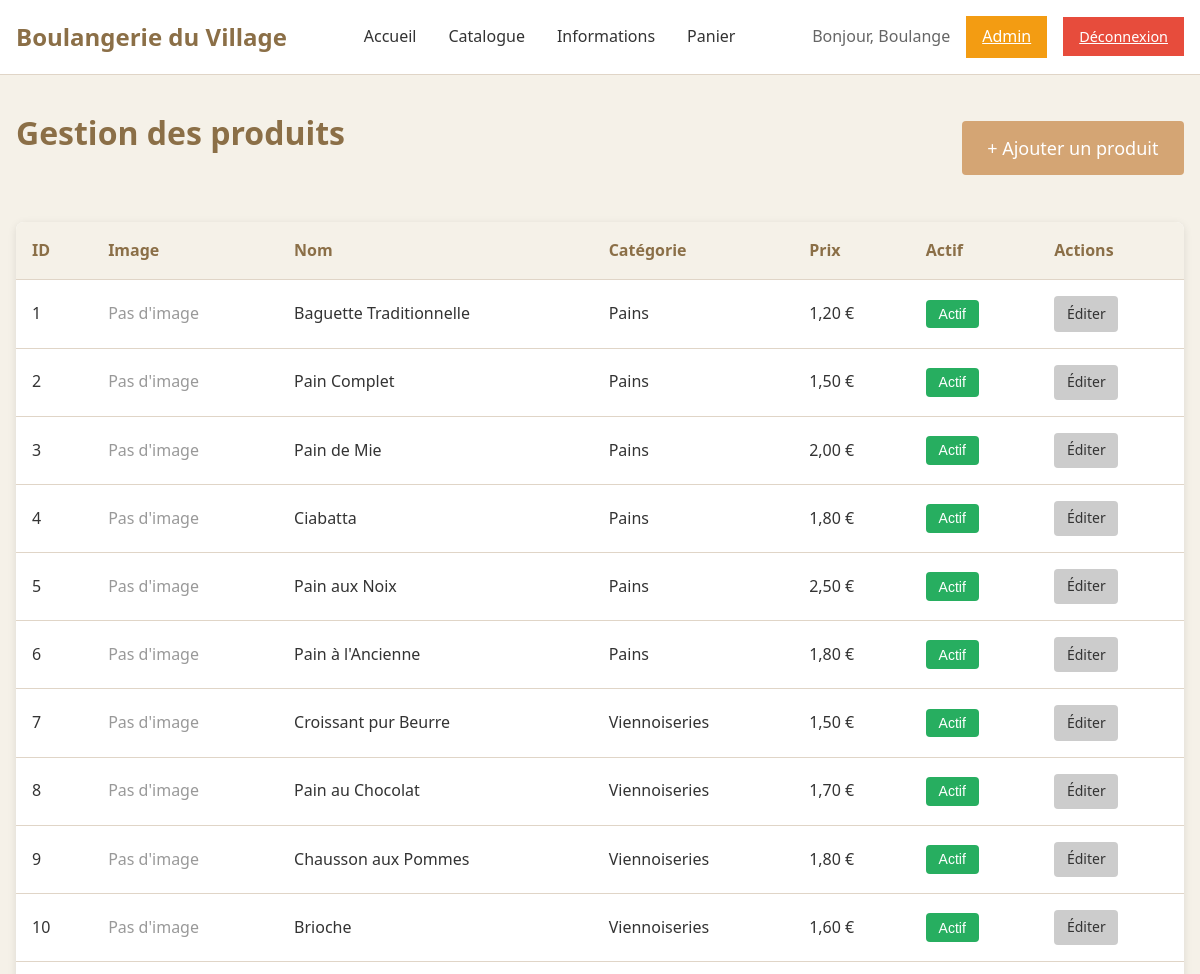
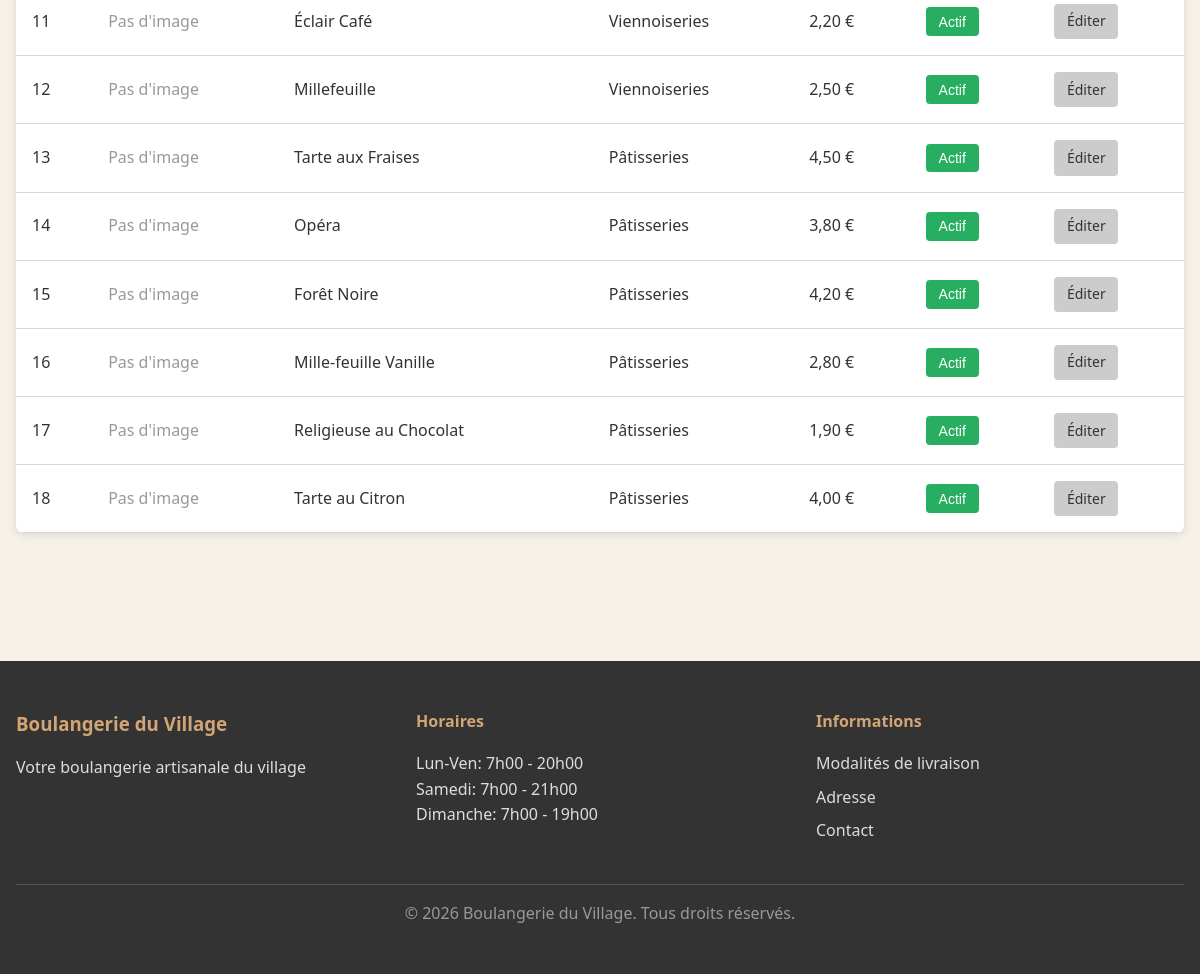
Page /public/admin/produits.php (signed in) on the committed database (2 pictures, top to bottom).
### tables this page shows
CREATE TABLE users (
    id INT PRIMARY KEY AUTO_INCREMENT,
    nom VARCHAR(100) NOT NULL,
    prenom VARCHAR(100) NOT NULL,
    email VARCHAR(150) NOT NULL UNIQUE,
    mot_de_passe VARCHAR(255) NOT NULL,
    adresse TEXT,
    telephone VARCHAR(20),
    role ENUM('client', 'admin') DEFAULT 'client',
    created_at DATETIME DEFAULT CURRENT_TIMESTAMP,
    
    INDEX idx_email (email),
    INDEX idx_role (role)
);

CREATE TABLE produits (
    id INT PRIMARY KEY AUTO_INCREMENT,
    categorie_id INT NOT NULL,
    nom VARCHAR(150) NOT NULL,
    description TEXT NOT NULL,
    prix DECIMAL(6,2) NOT NULL,
    image VARCHAR(255),
    actif TINYINT(1) DEFAULT 1,
    created_at DATETIME DEFAULT CURRENT_TIMESTAMP,
    
    FOREIGN KEY (categorie_id) REFERENCES categories(id) ON DELETE RESTRICT,
    INDEX idx_categorie (categorie_id),
    INDEX idx_actif (actif)
);

CREATE TABLE categories (
    id INT PRIMARY KEY AUTO_INCREMENT,
    nom VARCHAR(100) NOT NULL
);

### includes/auth.php (called while the page is built, shortened)
<?php
require_once __DIR__ . '/db.php';
function current_user(): ?array {
    $user = db_fetch(
        'SELECT id, email, nom, prenom, role FROM users WHERE id = ?',
        [$_SESSION['user_id']]
    );
    return $user;
}
function is_logged_in(): bool {
    return isset($_SESSION['user_id']);
}

### includes/db.php (called while the page is built, shortened)
<?php
$pdo = null;
function db_connect(): PDO {
    global $pdo;
    if ($pdo === null) {
        try {
            $pdo = new PDO(
                'mysql:host=' . DB_HOST . ';dbname=' . DB_NAME . ';charset=utf8mb4',
                DB_USER,
                DB_PASS,
                [
                    PDO::ATTR_ERRMODE => PDO::ERRMODE_EXCEPTION,
                    PDO::ATTR_DEFAULT_FETCH_MODE => PDO::FETCH_ASSOC,
                    PDO::ATTR_EMULATE_PREPARES => false
                ]
            );
        } catch (PDOException $e) {
            die('Erreur de connexion à la base de données: ' . $e->getMessage());
        }
    }
    return $pdo;
}
function db_query(string $sql, array $params = []): PDOStatement {
    $pdo = db_connect();
    $stmt = $pdo->prepare($sql);
    $stmt->execute($params);
    return $stmt;
}
function db_fetch_all(string $sql, array $params = []): array {
    return db_query($sql, $params)->fetchAll();
}
function db_fetch(string $sql, array $params = []): ?array {
    $result = db_query($sql, $params)->fetch();
    return $result ?: null;
}

### includes/functions.php (called while the page is built, shortened)
<?php
function e(string $string): string {
    return htmlspecialchars($string, ENT_QUOTES, 'UTF-8');
}
function format_price(float $price): string {
    return number_format($price, 2, ',', ' ') . ' €';
}

### public/admin/produits.php (the view, shortened to what this page needs)
<?php
require_once __DIR__ . '/../../includes/db.php';
require_once __DIR__ . '/../../includes/auth.php';
require_once __DIR__ . '/../../includes/functions.php';
$produits = db_fetch_all(
    'SELECT p.*, c.nom as categorie_nom
     FROM produits p
     JOIN categories c ON p.categorie_id = c.id
     ORDER BY p.created_at DESC'
);
require_once __DIR__ . '/../../includes/header.php';
?>
<div class="container admin-container">
    <div class="products-header">
        <h1>Gestion des produits</h1>
        <a href="<?php echo ADMIN_URL; ?>/produit_edit.php" class="btn btn-primary btn-lg">+ Ajouter un produit</a>
    </div>
    <?php if ($produits): ?>
    <table class="admin-table">
        <thead>
            <tr>
                <th>ID</th>
                <th>Image</th>
                <th>Nom</th>
                <th>Catégorie</th>
                <th>Prix</th>
                <th>Actif</th>
                <th>Actions</th>
            </tr>
        </thead>
        <tbody>
            <?php foreach ($produits as $produit): ?>
            <tr>
                <td><?php echo $produit['id']; ?></td>
                <td>
                    <?php if ($produit['image']): ?>
                    <img src="<?php echo ASSETS_WEB_PATH; ?>/img/produits/<?php echo e($produit['image']); ?>" alt="" style="max-height: 50px; max-width: 50px;">
                    <?php else: ?>
                    <span class="text-muted">Pas d'image</span>
                    <?php endif; ?>
                </td>
                <td><?php echo e($produit['nom']); ?></td>
                <td><?php echo e($produit['categorie_nom']); ?></td>
                <td><?php echo format_price($produit['prix']); ?></td>
                <td>
                    <form method="POST" style="display: inline;">
                        <button type="submit" class="btn btn-sm <?php echo $produit['actif'] ? 'btn-success' : 'btn-danger'; ?>">
                            <?php echo $produit['actif'] ? 'Actif' : 'Inactif'; ?>
                        </button>
                    </form>
                </td>
                <td>
                    <a href="<?php echo ADMIN_URL; ?>/produit_edit.php?id=<?php echo $produit['id']; ?>" class="btn btn-sm btn-secondary">Éditer</a>
                </td>
            </tr>
            <?php endforeach; ?>
        </tbody>
    </table>
    <?php else: ?>
    <p>Aucun produit pour le moment.</p>
    <?php endif; ?>
</div>
<?php require_once __DIR__ . '/../../includes/footer.php'; ?>

### includes/header.php (shortened to what this page needs)
<?php
require_once __DIR__ . '/auth.php';
require_once __DIR__ . '/functions.php';
$user = current_user();
?>
<!DOCTYPE html>
<html lang="fr">
<head>
    <link rel="stylesheet" href="<?php echo ASSETS_WEB_PATH; ?>/css/style.css">
</head>
<body>
    <header class="main-header">
        <div class="container">
            <div class="header-content">
                <a href="<?php echo PUBLIC_URL; ?>/index.php" class="logo">
                    <h1><?php echo APP_NAME; ?></h1>
                </a>
                <nav class="main-nav">
                    <ul>
                        <li><a href="<?php echo PUBLIC_URL; ?>/index.php">Accueil</a></li>
                        <li><a href="<?php echo PUBLIC_URL; ?>/catalogue.php">Catalogue</a></li>
                        <li><a href="<?php echo PUBLIC_URL; ?>/informations.php">Informations</a></li>
                        <li><a href="<?php echo PUBLIC_URL; ?>/panier.php" class="panier-link">
                            Panier
                        </a></li>
                    </ul>
                </nav>
                <div class="user-menu">
                    <?php if ($user): ?>
                        <span class="greeting">Bonjour, <?php echo e($user['prenom']); ?></span>
                        <?php if ($user['role'] === 'admin'): ?>
                            <a href="<?php echo ADMIN_URL; ?>/index.php" class="btn-admin">Admin</a>
                        <?php endif; ?>
                        <a href="<?php echo PUBLIC_URL; ?>/deconnexion.php" class="btn-logout">Déconnexion</a>
                    <?php else: ?>
                        <a href="<?php echo PUBLIC_URL; ?>/connexion.php" class="btn-login">Connexion</a>
                        <a href="<?php echo PUBLIC_URL; ?>/inscription.php" class="btn-register">Inscription</a>
                    <?php endif; ?>
                </div>
            </div>
        </div>
    </header>
    <main class="main-content">

### assets/css/style.css (style rules this page uses)
:root { --primary-color: #d4a574; --secondary-color: #8b6f47; --text-dark: #333; --text-light: #666; --bg-light: #f5f1e8; --bg-white: #ffffff; --border-color: #e0d5c7; --success-color: #27ae60; --danger-color: #e74c3c; --warning-color: #f39c12; --spacing-unit: 1rem; }
* { margin: 0; padding: 0; box-sizing: border-box; }
html { font-size: 16px; }
body { font-family: 'Segoe UI', Tahoma, Geneva, Verdana, sans-serif; color: var(--text-dark); background-color: var(--bg-light); line-height: 1.6; }
.container { max-width: 1200px; margin: 0 auto; padding: 0 var(--spacing-unit); }
.main-header { background-color: var(--bg-white); border-bottom: 1px solid var(--border-color); padding: var(--spacing-unit) 0; position: sticky; top: 0; z-index: 1000; }
.header-content { display: flex; justify-content: space-between; align-items: center; flex-wrap: wrap; gap: var(--spacing-unit); }
.logo { text-decoration: none; color: var(--text-dark); }
.logo h1 { font-size: 1.5rem; color: var(--secondary-color); }
.main-nav ul { display: flex; list-style: none; gap: calc(var(--spacing-unit) * 2); }
.main-nav a { text-decoration: none; color: var(--text-dark); transition: color 0.3s ease; position: relative; padding-bottom: 0.3rem; }
.panier-link { position: relative; }
.user-menu { display: flex; gap: var(--spacing-unit); align-items: center; }
.greeting { color: var(--text-light); }
.btn { display: inline-block; padding: 0.6rem 1.2rem; border: none; border-radius: 4px; text-decoration: none; cursor: pointer; font-size: 1rem; transition: all 0.3s ease; font-weight: 500; }
.btn-primary { background-color: var(--primary-color); color: white; }
.btn-secondary { background-color: #ccc; color: var(--text-dark); }
.btn-success { background-color: var(--success-color); color: white; }
.btn-sm { padding: 0.4rem 0.8rem; font-size: 0.875rem; }
.btn-lg { padding: 0.8rem 1.6rem; font-size: 1.125rem; }
.btn-admin { background-color: var(--warning-color); color: white; padding: 0.5rem 1rem; }
.btn-login, .btn-logout, .btn-register { padding: 0.5rem 1rem; font-size: 0.9rem; }
.btn-logout { background-color: var(--danger-color); color: white; }
.main-content { min-height: calc(100vh - 200px); padding: calc(var(--spacing-unit) * 2) 0; }
.admin-container { margin-bottom: calc(var(--spacing-unit) * 3); }
.admin-container h1 { color: var(--secondary-color); margin-bottom: calc(var(--spacing-unit) * 2); }
.admin-table { width: 100%; border-collapse: collapse; background-color: var(--bg-white); border-radius: 8px; overflow: hidden; box-shadow: 0 2px 8px rgba(0,0,0,0.1); margin-bottom: calc(var(--spacing-unit) * 2); }
.admin-table th, .admin-table td { padding: var(--spacing-unit); text-align: left; border-bottom: 1px solid var(--border-color); }
.admin-table th { background-color: var(--bg-light); font-weight: bold; color: var(--secondary-color); }
.detail-header, .products-header, .form-header { display: flex; justify-content: space-between; align-items: center; margin-bottom: calc(var(--spacing-unit) * 2); flex-wrap: wrap; gap: var(--spacing-unit); }
.text-muted { color: #999; }

### rows in the picture
users: prenom "Boulange"
produits: id "1", shows "Pas d'image", nom "Baguette Traditionnelle", categorie.nom "Pains", prix "1,20 €", actif "Actif"
produits: id "2", shows "Pas d'image", nom "Pain Complet", categorie.nom "Pains", prix "1,50 €", actif "Actif"
produits: id "3", shows "Pas d'image", nom "Pain de Mie", categorie.nom "Pains", prix "2,00 €", actif "Actif"
produits: id "4", shows "Pas d'image", nom "Ciabatta", categorie.nom "Pains", prix "1,80 €", actif "Actif"
produits: id "5", shows "Pas d'image", nom "Pain aux Noix", categorie.nom "Pains", prix "2,50 €", actif "Actif"
produits: id "6", shows "Pas d'image", nom "Pain à l'Ancienne", categorie.nom "Pains", prix "1,80 €", actif "Actif"
produits: id "7", shows "Pas d'image", nom "Croissant pur Beurre", categorie.nom "Viennoiseries", prix "1,50 €", actif "Actif"
produits: id "8", shows "Pas d'image", nom "Pain au Chocolat", categorie.nom "Viennoiseries", prix "1,70 €", actif "Actif"
produits: id "9", shows "Pas d'image", nom "Chausson aux Pommes", categorie.nom "Viennoiseries", prix "1,80 €", actif "Actif"
produits: id "10", shows "Pas d'image", nom "Brioche", categorie.nom "Viennoiseries", prix "1,60 €", actif "Actif"
produits: id "11", shows "Pas d'image", nom "Éclair Café", categorie.nom "Viennoiseries", prix "2,20 €", actif "Actif"
produits: id "12", shows "Pas d'image", nom "Millefeuille", categorie.nom "Viennoiseries", prix "2,50 €", actif "Actif"
produits: id "13", shows "Pas d'image", nom "Tarte aux Fraises", categorie.nom "Pâtisseries", prix "4,50 €", actif "Actif"
produits: id "14", shows "Pas d'image", nom "Opéra", categorie.nom "Pâtisseries", prix "3,80 €", actif "Actif"
produits: id "15", shows "Pas d'image", nom "Forêt Noire", categorie.nom "Pâtisseries", prix "4,20 €", actif "Actif"
produits: id "16", shows "Pas d'image", nom "Mille-feuille Vanille", categorie.nom "Pâtisseries", prix "2,80 €", actif "Actif"
produits: id "17", shows "Pas d'image", nom "Religieuse au Chocolat", categorie.nom "Pâtisseries", prix "1,90 €", actif "Actif"
produits: id "18", shows "Pas d'image", nom "Tarte au Citron", categorie.nom "Pâtisseries", prix "4,00 €", actif "Actif"

### other values in the picture
APP_NAME "Boulangerie du Village"
